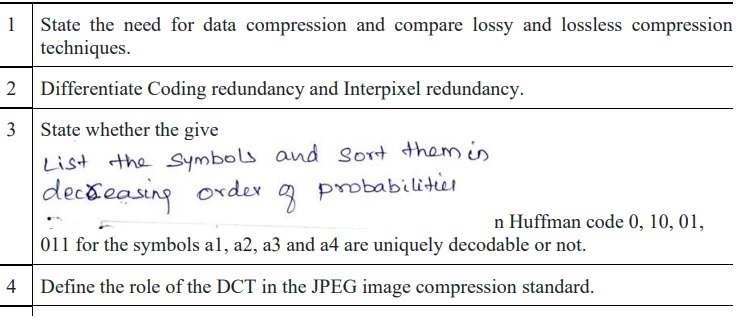
#> input picture your_image_1.jpg, 746 x 321 px
$ jupyter execute --allow-errors 'Ex 12.ipynb'
#> lines starting #> are read from the running program, lines starting #| are printed output that depends on the picture; after the words box and inside, x2 and y2 are one past the last pixel; in counts of white or black regions, pixels touching at a corner belong together
## NAME : HARINI S
## REG NO : 212224240049
## EXP NO : PROJECT- Face Detection with Haar Cascades (EXP-12)

[cell 1]
import cv2
import numpy as np
import matplotlib.pyplot as plt

[cell 2]
# Step 1: Read the image and convert the image into RGB
image = cv2.imread('Qno. 1.jpg')  # Replace with your image path
#> (the rest of this cell did not finish here and is left out)

#> (a cell that did not finish here is left out)

#> (a cell that did not finish here is left out)

#> (a cell that did not finish here is left out)

#> (a cell that did not finish here is left out)

[cell 7]
import cv2
import numpy as np
import matplotlib.pyplot as plt

[cell 8]
# Step 1: Read the image and convert it to RGB for displaying
image = cv2.imread('your_image_1.jpg')  # Replace with your actual image file path
#> image is the input picture: shape (321, 746, 3); mean B, G, R 238.8, 238.7, 238.5
image_rgb = cv2.cvtColor(image, cv2.COLOR_BGR2RGB)  # Convert BGR to RGB

[cell 9]
# Original Image
plt.imshow(image_rgb)
plt.title("Original Image")
plt.axis('off')

[cell 10]
# Step 2: Convert the image to grayscale
gray_image = cv2.cvtColor(image, cv2.COLOR_BGR2GRAY)  # Convert to grayscale

[cell 11]
# Step 3: Apply Gaussian blur to reduce noise
blurred_image = cv2.GaussianBlur(gray_image, (5, 5), 0)  # Apply Gaussian blur (5x5 kernel)
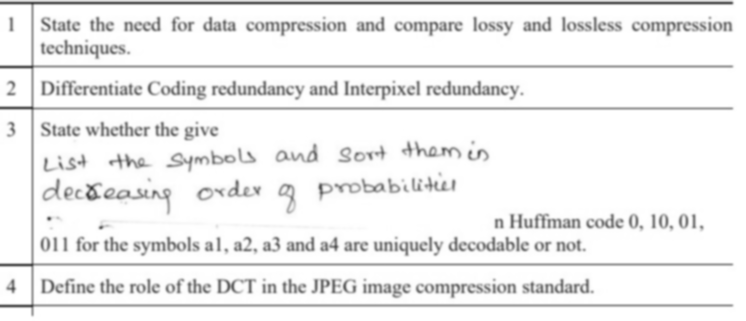
#> blurred_image: shape (321, 746); min 58, max 255, mean 238.6

[cell 12]
# Step 5: Use Canny edge detector to find edges
edges = cv2.Canny(blurred_image, 50, 150)  # Detect edges using Canny (thresholds 50 and 150)
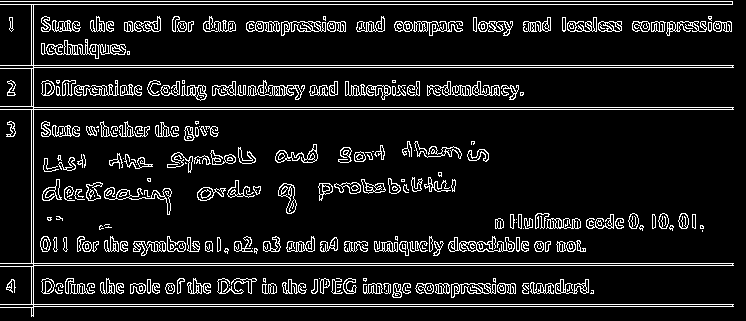
#> edges: shape (321, 746); 10% white in thin lines or dots

[cell 13]
# Canny Edge Detection
plt.imshow(edges, cmap='gray')
plt.title("Canny Edge Detection")
plt.axis('off')

[cell 14]
# Step 6: Find contours in the edged image
contours, _ = cv2.findContours(edges, cv2.RETR_EXTERNAL, cv2.CHAIN_APPROX_SIMPLE)
#> contours = 255 contours, 99 with area under 20; largest, box (x1, y1, x2, y2) and area: (0, 1, 734, 317) 6209, (46, 39, 126, 59) 377, (281, 21, 326, 36) 350, (451, 283, 496, 298) 348, (448, 236, 515, 252) 337

[cell 15]
# Step 7: Filter contours based on area and draw bounding boxes
result_image = image.copy()  # Create a copy of the original image to draw bounding boxes
for contour in contours:
    if cv2.contourArea(contour) > 50:  # Filter out small areas
        x, y, w, h = cv2.boundingRect(contour)  # Get the bounding box for the contour
        cv2.rectangle(result_image, (x, y), (x + w, y + h), (0, 255, 0), 2)  # Draw the rectangle
#> this loop made 255 passes
#> (x, y, w, h) on passes 11, 12, 13, 14, 16, 18, 19, 20, 22, 23, 25, 27: (497, 283, 19, 11), (451, 283, 45, 15), (435, 283, 15, 11), (415, 283, 19, 11), (392, 283, 10, 15), (363, 283, 20, 11), (262, 283, 15, 11), (165, 283, 10, 11), (130, 283, 16, 11), (116, 283, 8, 11), (70, 283, 25, 11), (530, 282, 24, 12)
#> contour on passes 2, 8, 38, 47: [[386, 290], [386, 291]], [[229, 285]], [[319, 278]], [[252, 248]]
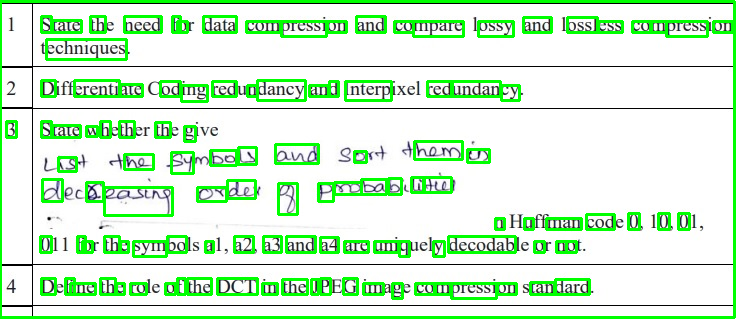
#> result_image: shape (321, 746, 3); 12.51% of pixels changed, all inside (x1, y1, x2, y2) = (0, 0, 736, 319)

[cell 16]
# Handwriting Detection Result
plt.imshow(cv2.cvtColor(result_image, cv2.COLOR_BGR2RGB))
plt.title("Handwriting Detection")
plt.axis('off')

[cell 17]
import cv2
import numpy as np
import matplotlib.pyplot as plt

[cell 18]
config_file = 'deploy.prototxt'  # Path to the config file
weights = 'mobilenet_iter_73000.caffemodel'  # Path to the weights file

#> (a cell that did not finish here is left out)

[cell 20]
# Step 4: Create a class label and print the same
class_labels = {0: 'background', 1: 'aeroplane', 2: 'bicycle', 3: 'bird', 4: 'boat',
                5: 'bottle', 6: 'bus', 7: 'car', 8: 'cat', 9: 'chair', 10: 'cow', 11: 'diningtable',
                12: 'dog', 13: 'horse', 14: 'motorbike', 15: 'person', 16: 'pottedplant', 17: 'sheep',
                18: 'sofa', 19: 'train', 20: 'tvmonitor'}

[cell 21]
# Step 5: Read the image
image = cv2.imread('download.webp')  # Replace with your image path
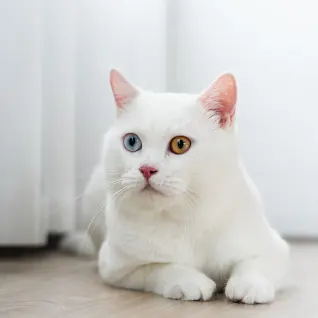
#> input picture download.webp, 318 x 318 px
#> image is the input picture: shape (318, 318, 3); mean B, G, R 201.9, 204.3, 205
(h, w) = image.shape[:2]
#> h = 318; w = 318

[cell 22]
# Convert image to RGB for displaying with Matplotlib
image_rgb = cv2.cvtColor(image, cv2.COLOR_BGR2RGB)
#> image_rgb: shape (318, 318, 3)
